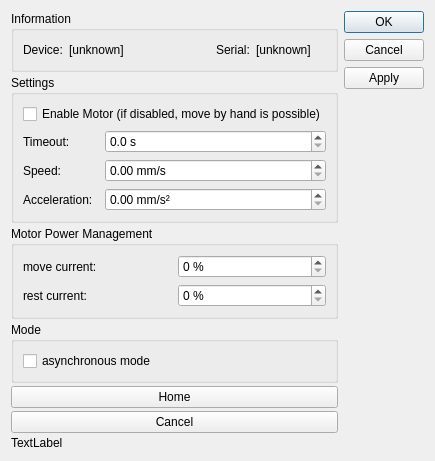
<?xml version="1.0" encoding="UTF-8"?>
<ui version="4.0">
 <class>DialogThorlabsISM</class>
 <widget class="QDialog" name="DialogThorlabsISM">
  <property name="geometry">
   <rect>
    <x>0</x>
    <y>0</y>
    <width>422</width>
    <height>410</height>
   </rect>
  </property>
  <property name="windowTitle">
   <string>Thorlabs ISM</string>
  </property>
  <layout class="QHBoxLayout" name="horizontalLayout">
   <item>
    <layout class="QVBoxLayout" name="verticalLayout_2">
     <property name="spacing">
      <number>3</number>
     </property>
     <item>
      <widget class="QGroupBox" name="group1">
       <property name="title">
        <string>Information</string>
       </property>
       <layout class="QGridLayout" name="gridLayout_2">
        <item row="0" column="0">
         <widget class="QLabel" name="label">
          <property name="text">
           <string>Device:</string>
          </property>
         </widget>
        </item>
        <item row="0" column="2">
         <spacer name="horizontalSpacer">
          <property name="orientation">
           <enum>Qt::Horizontal</enum>
          </property>
          <property name="sizeHint" stdset="0">
           <size>
            <width>40</width>
            <height>20</height>
           </size>
          </property>
         </spacer>
        </item>
        <item row="0" column="1">
         <widget class="QLabel" name="lblDevice">
          <property name="sizePolicy">
           <sizepolicy hsizetype="MinimumExpanding" vsizetype="Preferred">
            <horstretch>0</horstretch>
            <verstretch>0</verstretch>
           </sizepolicy>
          </property>
          <property name="text">
           <string>[unknown]</string>
          </property>
         </widget>
        </item>
        <item row="0" column="4">
         <widget class="QLabel" name="lblSerial">
          <property name="sizePolicy">
           <sizepolicy hsizetype="MinimumExpanding" vsizetype="Preferred">
            <horstretch>0</horstretch>
            <verstretch>0</verstretch>
           </sizepolicy>
          </property>
          <property name="text">
           <string>[unknown]</string>
          </property>
          <property name="wordWrap">
           <bool>true</bool>
          </property>
         </widget>
        </item>
        <item row="0" column="3">
         <widget class="QLabel" name="label_6">
          <property name="text">
           <string>Serial:</string>
          </property>
         </widget>
        </item>
       </layout>
      </widget>
     </item>
     <item>
      <widget class="QGroupBox" name="groupSettings">
       <property name="sizePolicy">
        <sizepolicy hsizetype="Preferred" vsizetype="Expanding">
         <horstretch>0</horstretch>
         <verstretch>0</verstretch>
        </sizepolicy>
       </property>
       <property name="title">
        <string>Settings</string>
       </property>
       <layout class="QGridLayout" name="gridLayout">
        <item row="5" column="0">
         <widget class="QLabel" name="label_10">
          <property name="text">
           <string>Speed:</string>
          </property>
         </widget>
        </item>
        <item row="6" column="2">
         <widget class="QDoubleSpinBox" name="spinAccel">
          <property name="sizePolicy">
           <sizepolicy hsizetype="MinimumExpanding" vsizetype="Fixed">
            <horstretch>0</horstretch>
            <verstretch>0</verstretch>
           </sizepolicy>
          </property>
          <property name="prefix">
           <string/>
          </property>
          <property name="suffix">
           <string> mm/s²</string>
          </property>
          <property name="decimals">
           <number>2</number>
          </property>
          <property name="minimum">
           <double>0.000000000000000</double>
          </property>
          <property name="maximum">
           <double>5000.000000000000000</double>
          </property>
          <property name="singleStep">
           <double>1.000000000000000</double>
          </property>
          <property name="value">
           <double>0.000000000000000</double>
          </property>
         </widget>
        </item>
        <item row="6" column="0">
         <widget class="QLabel" name="label_9">
          <property name="text">
           <string>Acceleration:</string>
          </property>
         </widget>
        </item>
        <item row="1" column="0">
         <widget class="QLabel" name="label_11">
          <property name="text">
           <string>Timeout:</string>
          </property>
         </widget>
        </item>
        <item row="5" column="2">
         <widget class="QDoubleSpinBox" name="spinSpeed">
          <property name="sizePolicy">
           <sizepolicy hsizetype="MinimumExpanding" vsizetype="Fixed">
            <horstretch>0</horstretch>
            <verstretch>0</verstretch>
           </sizepolicy>
          </property>
          <property name="prefix">
           <string/>
          </property>
          <property name="suffix">
           <string> mm/s</string>
          </property>
          <property name="decimals">
           <number>2</number>
          </property>
          <property name="minimum">
           <double>0.000000000000000</double>
          </property>
          <property name="maximum">
           <double>5000.000000000000000</double>
          </property>
          <property name="singleStep">
           <double>1.000000000000000</double>
          </property>
          <property name="value">
           <double>0.000000000000000</double>
          </property>
         </widget>
        </item>
        <item row="0" column="0" colspan="3">
         <widget class="QCheckBox" name="checkEnabled">
          <property name="text">
           <string>Enable Motor (if disabled, move by hand is possible)</string>
          </property>
         </widget>
        </item>
        <item row="1" column="2">
         <widget class="QDoubleSpinBox" name="spinTimeout">
          <property name="sizePolicy">
           <sizepolicy hsizetype="MinimumExpanding" vsizetype="Fixed">
            <horstretch>0</horstretch>
            <verstretch>0</verstretch>
           </sizepolicy>
          </property>
          <property name="prefix">
           <string/>
          </property>
          <property name="suffix">
           <string> s</string>
          </property>
          <property name="decimals">
           <number>1</number>
          </property>
          <property name="minimum">
           <double>0.000000000000000</double>
          </property>
          <property name="maximum">
           <double>5000.000000000000000</double>
          </property>
          <property name="singleStep">
           <double>1.000000000000000</double>
          </property>
          <property name="value">
           <double>0.000000000000000</double>
          </property>
         </widget>
        </item>
       </layout>
      </widget>
     </item>
     <item>
      <widget class="QGroupBox" name="groupMotorPower">
       <property name="minimumSize">
        <size>
         <width>0</width>
         <height>0</height>
        </size>
       </property>
       <property name="title">
        <string>Motor Power Management</string>
       </property>
       <layout class="QGridLayout" name="gridLayout_3">
        <item row="0" column="0">
         <widget class="QLabel" name="label_3">
          <property name="text">
           <string>move current:</string>
          </property>
         </widget>
        </item>
        <item row="0" column="1">
         <widget class="QSpinBox" name="spinMoveCurrent">
          <property name="suffix">
           <string> %</string>
          </property>
          <property name="maximum">
           <number>100</number>
          </property>
         </widget>
        </item>
        <item row="1" column="0">
         <widget class="QLabel" name="label_4">
          <property name="text">
           <string>rest current:</string>
          </property>
         </widget>
        </item>
        <item row="1" column="1">
         <widget class="QSpinBox" name="spinRestCurrent">
          <property name="suffix">
           <string> %</string>
          </property>
          <property name="maximum">
           <number>100</number>
          </property>
         </widget>
        </item>
       </layout>
      </widget>
     </item>
     <item>
      <widget class="QGroupBox" name="groupMode">
       <property name="title">
        <string>Mode</string>
       </property>
       <layout class="QVBoxLayout" name="verticalLayout">
        <item>
         <widget class="QCheckBox" name="checkAsync">
          <property name="text">
           <string>asynchronous mode</string>
          </property>
         </widget>
        </item>
       </layout>
      </widget>
     </item>
     <item>
      <widget class="QPushButton" name="btnCalib">
       <property name="text">
        <string>Home</string>
       </property>
      </widget>
     </item>
     <item>
      <widget class="QPushButton" name="btnCalibInterrupt">
       <property name="text">
        <string>Cancel</string>
       </property>
      </widget>
     </item>
     <item>
      <widget class="QLabel" name="lblHomed">
       <property name="text">
        <string>TextLabel</string>
       </property>
      </widget>
     </item>
     <item>
      <spacer name="verticalSpacer">
       <property name="orientation">
        <enum>Qt::Vertical</enum>
       </property>
       <property name="sizeHint" stdset="0">
        <size>
         <width>20</width>
         <height>40</height>
        </size>
       </property>
      </spacer>
     </item>
    </layout>
   </item>
   <item>
    <widget class="QDialogButtonBox" name="buttonBox">
     <property name="locale">
      <locale language="German" country="Germany"/>
     </property>
     <property name="orientation">
      <enum>Qt::Vertical</enum>
     </property>
     <property name="standardButtons">
      <set>QDialogButtonBox::Apply|QDialogButtonBox::Cancel|QDialogButtonBox::Ok</set>
     </property>
    </widget>
   </item>
  </layout>
 </widget>
 <resources/>
 <connections/>
</ui>
